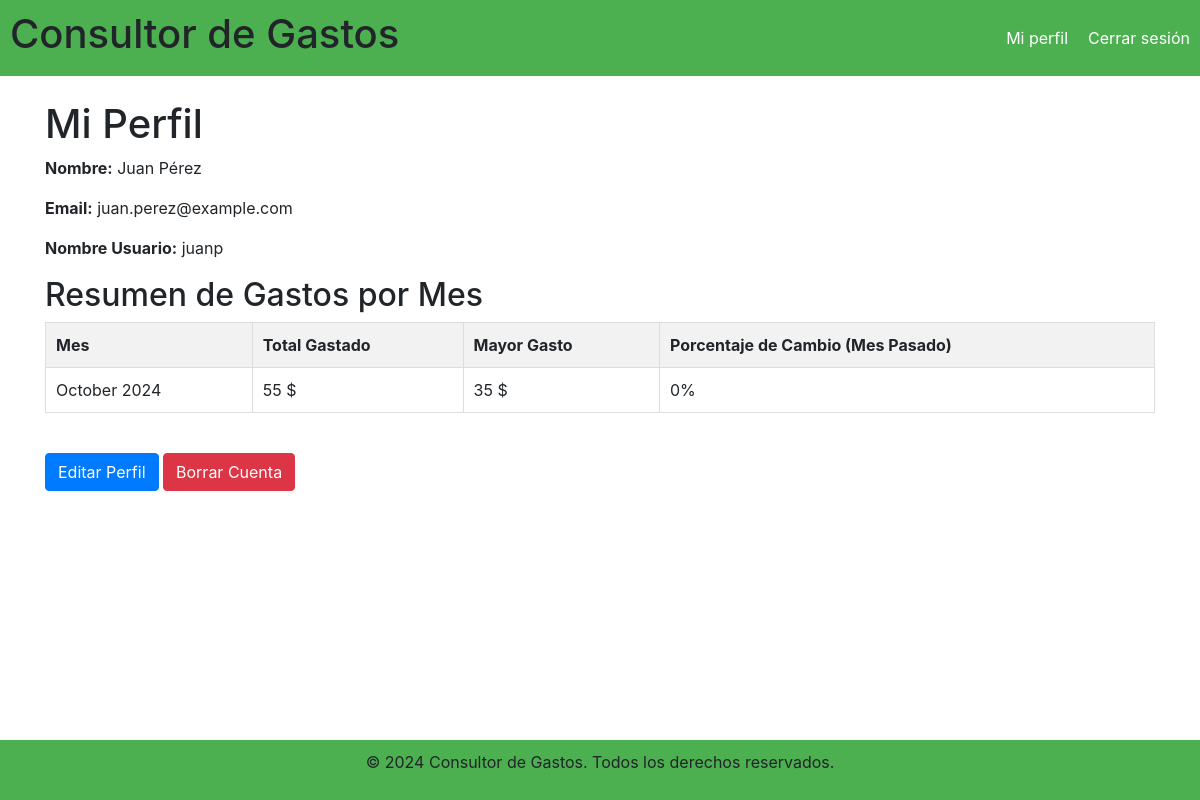
Screenshot of /gastos/perfil/ (signed in) with the database file from the repository.
### bills/models.py (models this page shows, shortened)
class Usuario(models.Model):
    id = models.AutoField(primary_key=True)
    nombre = models.CharField(max_length=100)
    apellido = models.CharField(max_length=100)
    correo = models.EmailField(unique=True)
    contraseña = models.CharField(max_length=100)  # Considera usar un hash para seguridad
    nombre_usuario = models.CharField(max_length=100, unique=True)

### bills/views.py (the view, shortened to what this page needs)
# urls.py: path('perfil/', views.perfil, name='perfil'),
def perfil(request):
    usuario = get_object_or_404(Usuario, id=request.session['usuario_id'])
    gastos_mensuales = (
        Gasto.objects.filter(usuario=usuario)
        .annotate(mes=TruncMonth('fecha_registro'))
        .values('mes')
        .annotate(total_gastado=Sum('cantidad'), max_gasto=Max('cantidad'))
        .order_by('mes')
    )
    resumen_gastos = {gasto['mes']: gasto for gasto in gastos_mensuales}
    return render(request, 'bills/perfil.html', {'user': usuario, 'gastos_mensuales': gastos_mensuales})

### bills/templates/bills/perfil.html (shortened to what this page needs)
{% extends "bills/base.html" %}
{% block content %}
<!DOCTYPE html>
<html lang="es">
<head>
    <link rel="stylesheet" href="https://stackpath.bootstrapcdn.com/bootstrap/4.5.2/css/bootstrap.min.css">
</head>
<body>
    <div class="container">
        <h1>Mi Perfil</h1>
    <div>
        <p><strong>Nombre:</strong> {{ user.nombre }} {{user.apellido}}</p>
        <p><strong>Email:</strong> {{ user.correo }}</p>
        <p><strong>Nombre Usuario:</strong> {{ user.nombre_usuario }}</p>
    </div>
    <h2>Resumen de Gastos por Mes</h2>
    {% if gastos_mensuales %}
        <div class="table-responsive">
            <table class="table table-striped">
                <tr>
                    <th style="padding: 10px; border: 1px solid #ddd;">Mes</th>
                    <th style="padding: 10px; border: 1px solid #ddd;">Total Gastado</th>
                    <th style="padding: 10px; border: 1px solid #ddd;">Mayor Gasto</th>
                    <th style="padding: 10px; border: 1px solid #ddd;">Porcentaje de Cambio (Mes Pasado)</th>
                </tr>
                {% for gasto in gastos_mensuales %}
                <tr>
                    <td style="padding: 10px; border: 1px solid #ddd;">{{ gasto.mes|date:"F Y" }}</td>
                    <td style="padding: 10px; border: 1px solid #ddd;">{{ gasto.total_gastado }} $</td>
                    <td style="padding: 10px; border: 1px solid #ddd;">{{ gasto.max_gasto }} $</td>
                    <td style="padding: 10px; border: 1px solid #ddd;" class="{% if forloop.last %}gasto-neutral{% elif gasto.porcentaje < 0 %}gasto-mayor{% elif gasto.porcentaje > 0 %}gasto-menor{% endif %}">
                        {% if forloop.last %}
                            0%
                        {% else %}
                            {{ gasto.porcentaje|floatformat:2 }}%
                        {% endif %}
                    </td>
                </tr>
                {% endfor %}
            </table>
        </div>
    {% else %}
        <p>No hay gastos registrados para mostrar.</p>
    {% endif %}
    <br>
    <div class="mb-3">
        <button type="submit" onclick="window.location.href='../../gastos/editar-perfil'" class="btn btn-primary">Editar Perfil</button>
        <button type="submit" onclick="window.location.href='../../gastos/borrar-cuenta'" class="btn btn-danger">Borrar Cuenta</button>
    </div>
    </div>
</body>
</html>
{% endblock %}

### bills/templates/bills/base.html (style rules this page uses)
body { font-family: Arial, sans-serif; margin: 0; padding: 0; display: flex; flex-direction: column; height: 100vh; }
h1 { margin: 0; }

### rows the page displays
Usuario: nombre "Juan", apellido "Pérez", correo "juan.perez@example.com", nombre_usuario "juanp"

### other values shown
{{ gasto.mes|date:"F Y" }} "October 2024"
{{ gasto.total_gastado }} "55"
{{ gasto.max_gasto }} "35"
